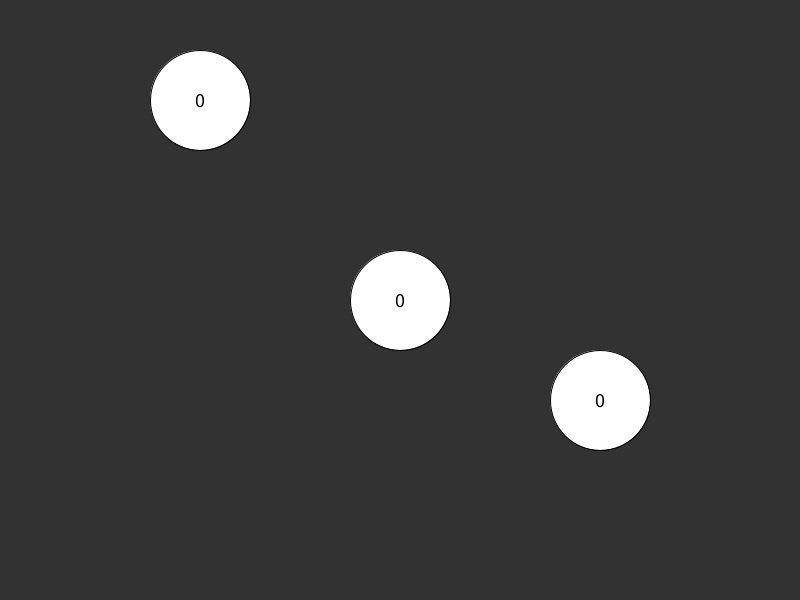
Frame 1 (no input)
Frame 60 (the mouse pressed at the canvas centre just before this capture): identical to frame 1, image omitted
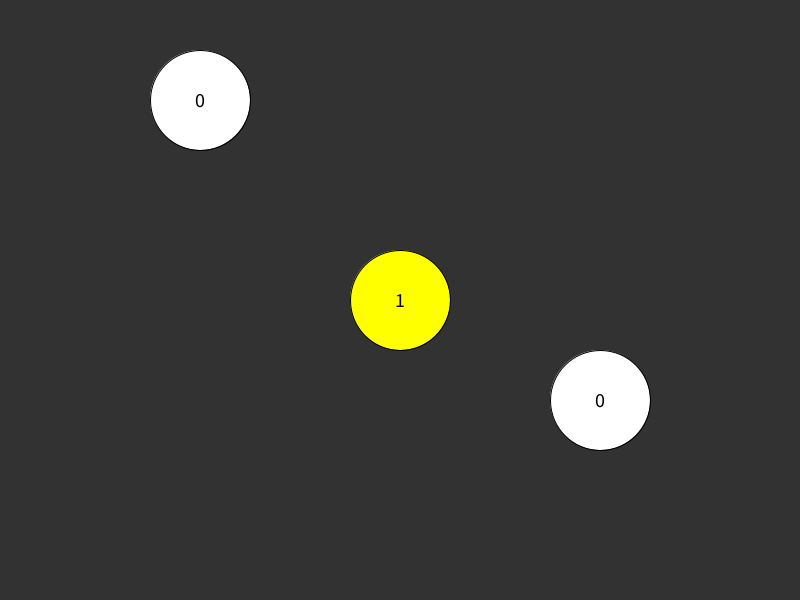
Frame 120 (the mouse held since frame 60 and released just before this capture)

The Processing sketch that drew these frames (run headless with seeded random() and noise(); from frame 60 on, the mouse is pressed at the canvas centre):

// Processing sketch: Main
// ── Main.pde
int point = 0;
int point1 = 0;
int point2 = 0;

void setup() {
  size(800, 600);
  textSize(20);
  textAlign(CENTER, CENTER);
}

void draw() {
  background(50);
  if (pointCircle(mouseX, mouseY, 400, 300, 100)) {
    fill(255, 255, 0);
  } else {
    fill(255);
  }
  circle(400, 300, 100);
  fill(0);
  text(point, 400, 300);

  if (pointCircle(mouseX, mouseY, 200, 100, 100)) {
    fill(255, 0, 0);
  } else {
    fill(255);
  }
  circle(200, 100, 100);
  fill(0);
  text(point1, 200, 100);
  
  if (pointCircle(mouseX, mouseY, 600, 400, 100)) {
    fill(0, 255, 0);
  } else {
    fill(255);
  }
  circle(600, 400, 100);
  fill(0);
  text(point2, 600, 400);
}

void mousePressed() {
  if (pointCircle(mouseX, mouseY, 400, 300, 100)) {
    point = point + 1;
  }
  if (pointCircle(mouseX, mouseY, 200, 100, 100)) {
    point1 = point1 + 1;
  }
  if (pointCircle(mouseX, mouseY, 600, 400, 100)) {
    point2 = point2 + 1;
  }
}

// ── Button.pde
class Button {
  float x;
  float y;
  float dia;
  String label;
  color c;

  Button(float xx, float yy, float dd, String l) {
    x = xx;
    y = yy;
    dia = dd;
    label = l;
  }

  void display() {
    textAlign(CENTER, CENTER);
    textSize(18);
    fill(255);
    circle(x, y, dia);
    fill(0);
    text(label, x, y);
  }

  boolean check() {
    if (pointCircle(mouseX, mouseY, x, y, dia/2) == true) {
      return true;
    } else {
      return false;
    }
  }
  
}

// ── Collision.pde
boolean pointCircle(float px, float py, float cx, float cy, float cr){
  if(dist(px, py, cx, cy) < cr){
    return true;
  } else {
    return false;
  }  
}
